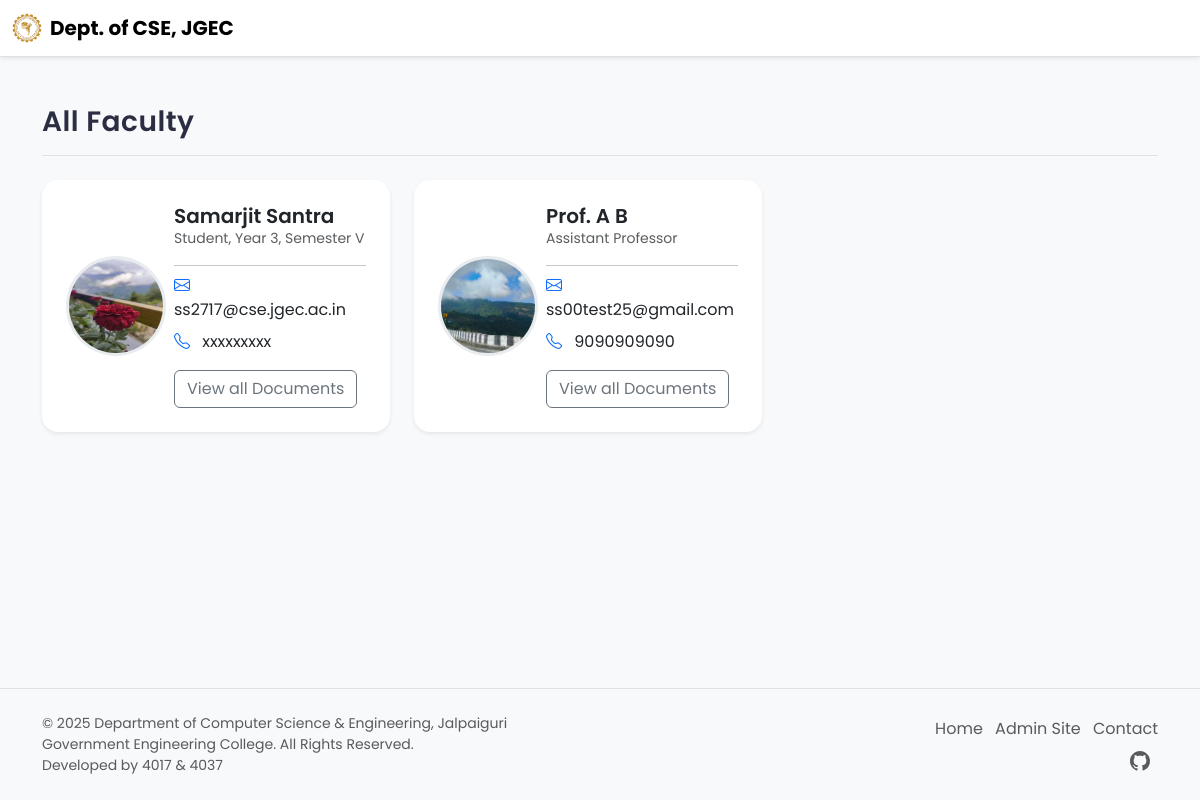
/allfaculty/ (signed in), run on the app's committed database.
### faculty/models.py (models this page shows, shortened)
class FacultyProfile(models.Model):
    user=models.OneToOneField(User, on_delete=models.CASCADE)
    department=models.CharField(default="Computer Science & Engineering",max_length=50)
    designation=models.CharField(max_length=50)
    image=models.ImageField(upload_to="profile_pics",default="profile_pics/default_profile.jpg")
    phone=models.CharField(max_length=13,blank=True)
    address=models.TextField(blank=True)

### faculty/views.py (the view)
# urls.py: path('allfaculty/',views.all_faculty,name="all_faculty"),
@login_required
def all_faculty(request):
    faculty_list=FacultyProfile.objects.all()
    return render(request,"faculty/allfaculty.html",{"faculty_list":faculty_list})

### faculty/templates/faculty/allfaculty.html (shortened to what this page needs)
{% extends "faculty/dashboard.html" %} {% load static %} {% block content %}
<link
  rel="stylesheet"
  href="https://cdn.jsdelivr.net/npm/bootstrap-icons@1.11.3/font/bootstrap-icons.min.css"
/>
<div class="container my-5">
  <div class="mb-5">
    <div>
      <h3 class="pb-3 mb-4 border-bottom section-title">All Faculty</h3>
      <div class="custom-grid">
        {% for faculty in faculty_list %}
        <div class="col">
          <div class="card shadow-sm h-100 contact-card-split">
            <div class="card-body">
              <div class="row align-items-center">
                <div class="col-4 text-center">
                  <img
                    src="{{ faculty.image.url }}"
                    alt="{{ faculty.user.get_full_name }}"
                    class="rounded-circle mb-3 mb-sm-0"
                    width="100"
                    height="100"
                  />
                </div>
                <div class="col-8">
                  <h5 class="card-title mb-0 fw-semibold">
                    {{ faculty.user.get_full_name }}
                  </h5>
                  <p class="text-muted small">{{ faculty.designation }}</p>
                  <hr class="my-2" />
                  <ul class="list-unstyled text-start mb-0 contact-list">
                    <li>
                      <i class="bi bi-envelope me-2 text-primary"></i>
                      <a href="#" class="text-decoration-none text-body"
                        >{{ faculty.user.email }}</a
                      >
                    </li>
                    <li class="mt-2">
                      <i class="bi bi-telephone me-2 text-primary"></i>
                      {{ faculty.phone|default:"N/A" }}
                    </li>
                    <li>
                      <a
                        href=""
                        class="btn btn-outline-secondary mt-3"
                        data-bs-toggle="modal"
                        data-bs-target="#allDocsModal"
                        data-bs-username="{{ faculty.user.username }}"
                      >
                        View all Documents
                      </a>
                    </li>
                  </ul>
                </div>
              </div>
            </div>
          </div>
        </div>
        {% empty %}
        <div class="col-12">
          <p class="text-muted">No faculty profiles found.</p>
        </div>
        {% endfor %}
      </div>
    </div>
  </div>
  {% endblock content %}

### static/css/web.css (style rules this page uses)
body { font-family: 'Poppins', sans-serif; background-color: #f8f9fa; transition: background-color 0.3s ease, color 0.3s ease; flex-direction: column; padding-bottom: 150px ; }

### faculty/templates/faculty/allfaculty.html (style rules this page uses)
.contact-card-split { border: none; border-radius: 1rem; transition: all 0.25s ease; background: #fff; min-width: 280px; display: flex; flex-direction: column; justify-content: space-between; }
.contact-card-split img { border: 3px solid #e9ecef; transition: 0.3s ease; }
.contact-list i { font-size: 1rem; }
.section-title { font-weight: 600; letter-spacing: 0.5px; color: #2b2d42; }
.card-body { padding: 1.5rem; }
@media (min-width: 992px) { .custom-grid { display: flex; flex-wrap: wrap; gap: 1.5rem; justify-content: flex-start; } }
@media (min-width: 992px) { .custom-grid .col { flex: 1 1 calc(33.333% - 1.5rem); max-width: calc(33.333% - 1.5rem); } }

### data on the page
FacultyProfile: image (picture), user.get_full_name "Samarjit Santra", designation "Student, Year 3, Semester V", user.email "ss2717@cse.jgec.ac.in", phone "xxxxxxxxx"
FacultyProfile: image (picture), user.get_full_name "Prof. A B", designation "Assistant Professor", user.email "ss00test25@gmail.com", phone "9090909090"
